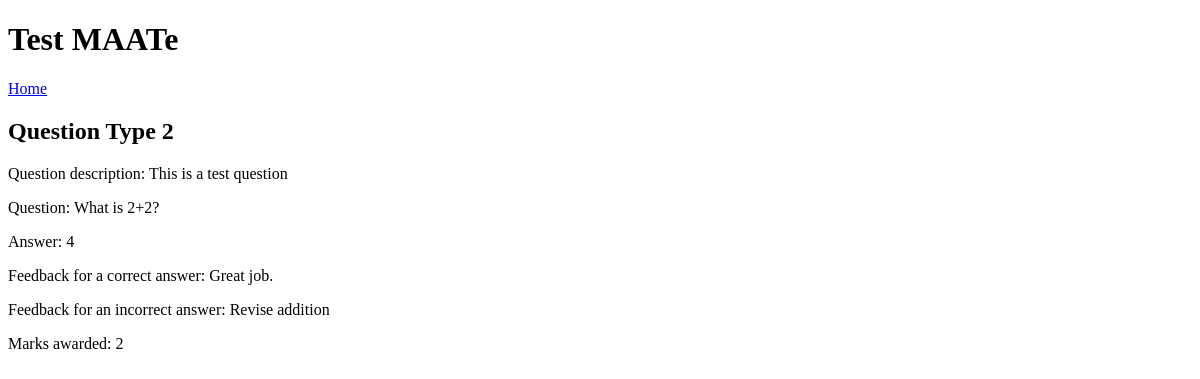
/question_type_2/1, run on the app's committed database.
### mainApp/models.py (models this page shows, shortened)
class QuestionType2(db.Model):
    id = db.Column(db.Integer, primary_key=True)
    questionType = db.Column(db.Integer, nullable= False)
    name = db.Column(db.Text, nullable=False)
    shortDescription = db.Column(db.Text, nullable=False)
    question = db.Column(db.Text, nullable=False)
    answer = db.Column(db.Text, nullable=False)
    correctFeedback = db.Column(db.Text, nullable=False)
    incorrectFeedback = db.Column(db.Text, nullable=False)
    marksAwarded = db.Column(db.Integer, nullable=False)
    assessmentID = db.Column(db.Integer,db.ForeignKey('asessment.id'), nullable=False)

### mainApp/routes.py (the view)
@app.route('/question_type_2/<int:question_id>')
def questionType2(question_id):
    type2Questions = QuestionType2.query.get_or_404(question_id)
    return render_template('question_type_2.html', type2Questions=type2Questions)

### mainApp/templates/question_type_2.html
{% extends "layout.html" %}
{% block content %}
<h2 id="question_title">{{ type2Questions.name }}&nbsp</h2>
<p id="question_short_description">Question description: {{ type2Questions.shortDescription }}</p>
<p id="question">Question: {{ type2Questions.question }}</p>
<p id="answer">Answer: {{ type2Questions.answer }}</p>
<p id="question_correct_feedback">Feedback for a correct answer: {{ type2Questions.correctFeedback }}</p>
<p id="question_incorrect_feedback">Feedback for an incorrect answer: {{ type2Questions.incorrectFeedback }}</p>
<p id="question_marks_awarded">Marks awarded: {{ type2Questions.marksAwarded }}</p>
{% endblock content %}

### mainApp/static/style.css (style rules this page uses)
html { margin:0; padding:0; }

### data on the page
QuestionType2: name "Question Type 2", shortDescription "This is a test question", question "What is 2+2?", answer "4", correctFeedback "Great job.", incorrectFeedback "Revise addition", marksAwarded "2"
